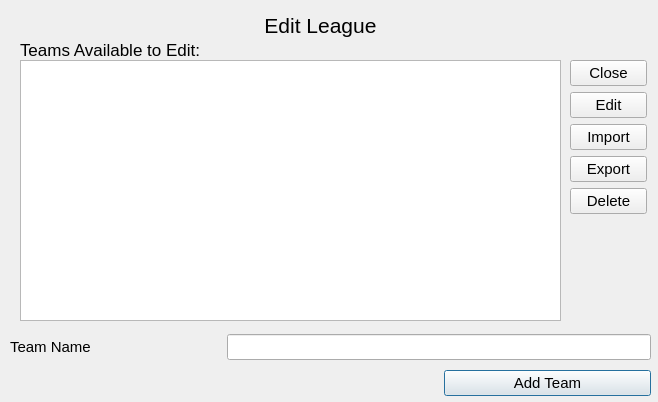
<?xml version="1.0" encoding="UTF-8"?>
<ui version="4.0">
 <class>Dialog</class>
 <widget class="QDialog" name="Dialog">
  <property name="geometry">
   <rect>
    <x>0</x>
    <y>0</y>
    <width>658</width>
    <height>402</height>
   </rect>
  </property>
  <property name="windowTitle">
   <string>League Editor</string>
  </property>
  <widget class="QLabel" name="edit_team_title">
   <property name="geometry">
    <rect>
     <x>170</x>
     <y>10</y>
     <width>301</width>
     <height>31</height>
    </rect>
   </property>
   <property name="font">
    <font>
     <pointsize>16</pointsize>
     <weight>50</weight>
     <bold>false</bold>
    </font>
   </property>
   <property name="text">
    <string>Edit League</string>
   </property>
   <property name="alignment">
    <set>Qt::AlignCenter</set>
   </property>
  </widget>
  <widget class="QWidget" name="layoutWidget">
   <property name="geometry">
    <rect>
     <x>10</x>
     <y>330</y>
     <width>641</width>
     <height>71</height>
    </rect>
   </property>
   <layout class="QGridLayout" name="gridLayout">
    <item row="0" column="0">
     <widget class="QLabel" name="team_add_label">
      <property name="font">
       <font>
        <pointsize>11</pointsize>
        <weight>50</weight>
        <bold>false</bold>
       </font>
      </property>
      <property name="text">
       <string>Team Name</string>
      </property>
     </widget>
    </item>
    <item row="0" column="1" colspan="2">
     <widget class="QLineEdit" name="team_to_add">
      <property name="font">
       <font>
        <pointsize>11</pointsize>
       </font>
      </property>
     </widget>
    </item>
    <item row="1" column="0" colspan="2">
     <spacer name="horizontalSpacer">
      <property name="orientation">
       <enum>Qt::Horizontal</enum>
      </property>
      <property name="sizeHint" stdset="0">
       <size>
        <width>428</width>
        <height>20</height>
       </size>
      </property>
     </spacer>
    </item>
    <item row="1" column="2">
     <widget class="QPushButton" name="add_team_button">
      <property name="font">
       <font>
        <pointsize>11</pointsize>
       </font>
      </property>
      <property name="text">
       <string>Add Team</string>
      </property>
     </widget>
    </item>
   </layout>
  </widget>
  <widget class="QWidget" name="layoutWidget">
   <property name="geometry">
    <rect>
     <x>570</x>
     <y>60</y>
     <width>77</width>
     <height>156</height>
    </rect>
   </property>
   <layout class="QVBoxLayout" name="verticalLayout">
    <item>
     <widget class="QDialogButtonBox" name="dialogButtonBox">
      <property name="font">
       <font>
        <pointsize>11</pointsize>
       </font>
      </property>
      <property name="orientation">
       <enum>Qt::Horizontal</enum>
      </property>
      <property name="standardButtons">
       <set>QDialogButtonBox::Close</set>
      </property>
     </widget>
    </item>
    <item>
     <widget class="QPushButton" name="edit_team_button">
      <property name="font">
       <font>
        <pointsize>11</pointsize>
       </font>
      </property>
      <property name="text">
       <string>Edit</string>
      </property>
     </widget>
    </item>
    <item>
     <widget class="QPushButton" name="import_team_button">
      <property name="font">
       <font>
        <pointsize>11</pointsize>
       </font>
      </property>
      <property name="text">
       <string>Import</string>
      </property>
     </widget>
    </item>
    <item>
     <widget class="QPushButton" name="export_team_button">
      <property name="font">
       <font>
        <pointsize>11</pointsize>
       </font>
      </property>
      <property name="text">
       <string>Export</string>
      </property>
     </widget>
    </item>
    <item>
     <widget class="QPushButton" name="delete_team_button">
      <property name="font">
       <font>
        <pointsize>11</pointsize>
       </font>
      </property>
      <property name="text">
       <string>Delete</string>
      </property>
     </widget>
    </item>
   </layout>
  </widget>
  <widget class="QLabel" name="teams_list_header">
   <property name="geometry">
    <rect>
     <x>20</x>
     <y>40</y>
     <width>301</width>
     <height>20</height>
    </rect>
   </property>
   <property name="font">
    <font>
     <pointsize>13</pointsize>
     <weight>50</weight>
     <bold>false</bold>
    </font>
   </property>
   <property name="text">
    <string>Teams Available to Edit:</string>
   </property>
   <property name="alignment">
    <set>Qt::AlignLeading|Qt::AlignLeft|Qt::AlignVCenter</set>
   </property>
  </widget>
  <widget class="QListWidget" name="teams_in_league">
   <property name="geometry">
    <rect>
     <x>20</x>
     <y>60</y>
     <width>541</width>
     <height>261</height>
    </rect>
   </property>
  </widget>
 </widget>
 <resources/>
 <connections>
  <connection>
   <sender>dialogButtonBox</sender>
   <signal>accepted()</signal>
   <receiver>Dialog</receiver>
   <slot>accept()</slot>
   <hints>
    <hint type="sourcelabel">
     <x>248</x>
     <y>254</y>
    </hint>
    <hint type="destinationlabel">
     <x>157</x>
     <y>274</y>
    </hint>
   </hints>
  </connection>
  <connection>
   <sender>dialogButtonBox</sender>
   <signal>rejected()</signal>
   <receiver>Dialog</receiver>
   <slot>reject()</slot>
   <hints>
    <hint type="sourcelabel">
     <x>316</x>
     <y>260</y>
    </hint>
    <hint type="destinationlabel">
     <x>286</x>
     <y>274</y>
    </hint>
   </hints>
  </connection>
 </connections>
</ui>
